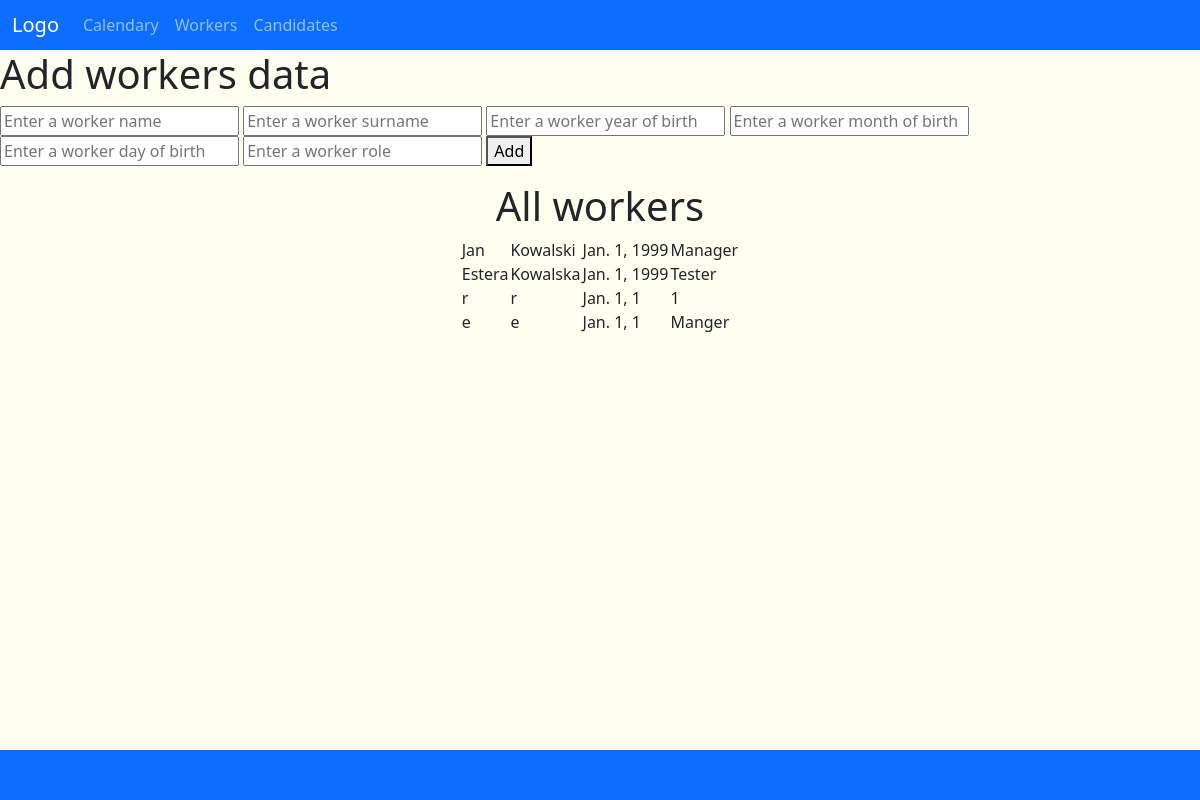
The app's page /, older data.
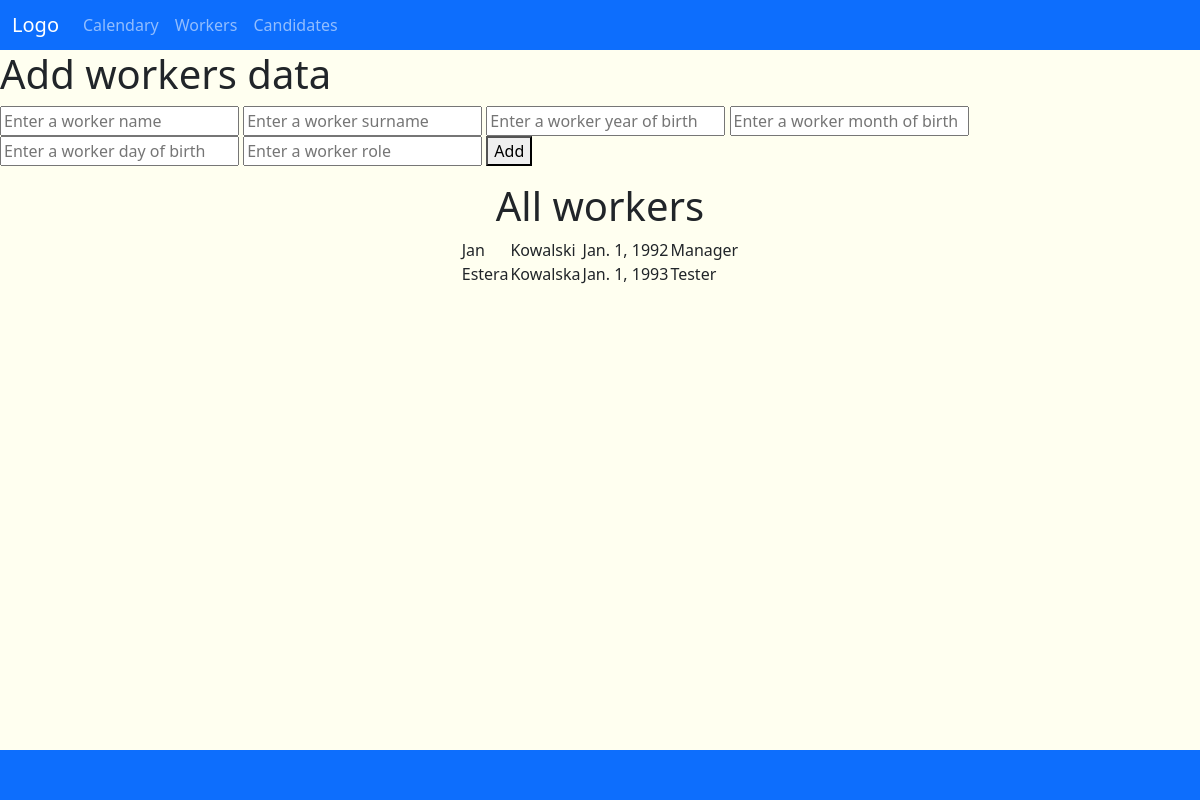
The same page, newer data.
### Site/models.py (models this page shows, shortened)
class Workers(models.Model):
    ID = models.AutoField(primary_key=True)
    Name = models.CharField(default="",null=True, max_length=25)
    Surname = models.CharField(default="",null=True, max_length=25)
    Birthdate = models.DateField(auto_now=False, auto_now_add=False,null=True)
    Login = models.CharField(max_length=32,null=True)
    Password = models.CharField(max_length=32,null=False,default="") #TODO password bo widac hasło w
    Email_address = models.EmailField(max_length=50,null=True)
    ID_Workers_Role = models.ForeignKey("Workers_Role", default=None, null=True, on_delete=models.SET_NULL)
    class Meta:
        verbose_name = 'worker'
        verbose_name_plural = 'Workers'

class Workers_Role(models.Model):
    ID = models.AutoField(primary_key=True)
    Name = models.CharField(null=True,unique=True,max_length=40,verbose_name='Role')
    class Meta:
        verbose_name = 'Role'
        verbose_name_plural = 'Workers roles'

### Site/views.py (the view, shortened to what this page needs)
# urls.py: path('', views.home_page, name='home'),
def home_page(request):
    if_create=False
    workers = Workers.objects.all()# tabele się łączą automatycznie jeśli mają powiązanie,
    return render(request,'home.html', {'workers':workers})

### Site/templates/home.html (shortened to what this page needs)
{% load static %}
<link
    rel="stylesheet"
    type="text/css"
    href=" {% static 'home/css/bootstrap.css' %}"
/>
<html>
    <body style="background-color:ivory">
        <nav class="navbar sticky-top navbar-dark bg-primary navbar-expand-lg" style="height: 50px" >
            <div class="container-fluid">
                <a class="navbar-brand" href="#">Logo</a>
                <div class="collapse navbar-collapse">
                    <ul class="navbar-nav">
                        <li class="nav-item">
                            <a href="#" class="nav-link">Calendary</a>
                        </li>
                        <li class="nav-item">
                            <a href="#" class="nav-link">Workers</a>
                        </li>
                        <li class="nav-item">
                            <a href="#" class="nav-link">Candidates</a>
                        </li>
                    </ul>
                </div>
            </div>
          </nav>
        <h1>Add workers data</h1>
        <form method="POST">
            <input name="worker_name" id="id_worker_name" placeholder="Enter a worker name"/>
            <input name="worker_surname" id="id_worker_surname" placeholder="Enter a worker surname"/>
            <input name="worker_year_of_birth" id="id_worker_year_of_birth" placeholder="Enter a worker year of birth"/>
            <input name="worker_month_of_birth" id="id_worker_month_of_birth" placeholder="Enter a worker month of birth"/>
            <input name="worker_day_of_birth" id="id_worker_day_of_birth" placeholder="Enter a worker day of birth"/>
            <input name="worker_role" id="id_worker_role" placeholder="Enter a worker role"/>
            <button>Add</button>
        </form>
        <center>
            <h1>All workers</h1>
            <table id="id_table">
                {% for w in workers%}
                <tr><td>{{w.Name}}</td> <td>{{w.Surname}}</td> <td> {{w.Birthdate}}</td> <td> {{w.ID_Workers_Role.Name}}</td></tr>
                {% endfor %}
            </table>
        </center>
        <nav class="navbar fixed-bottom navbar-dark bg-primary " style="height: 50px" ></nav>
    </body>
</html>

Row changes from the older to the newer data that the page shows:
removed Workers: Name "r", Surname "r", Birthdate "Jan. 1, 1", ID_Workers_Role.Name "1"
removed Workers: Name "e", Surname "e", Birthdate "Jan. 1, 1", ID_Workers_Role.Name "Manger"
changed Workers "Jan": Birthdate "Jan. 1, 1999" → "Jan. 1, 1992"
changed Workers "Estera": Birthdate "Jan. 1, 1999" → "Jan. 1, 1993"
